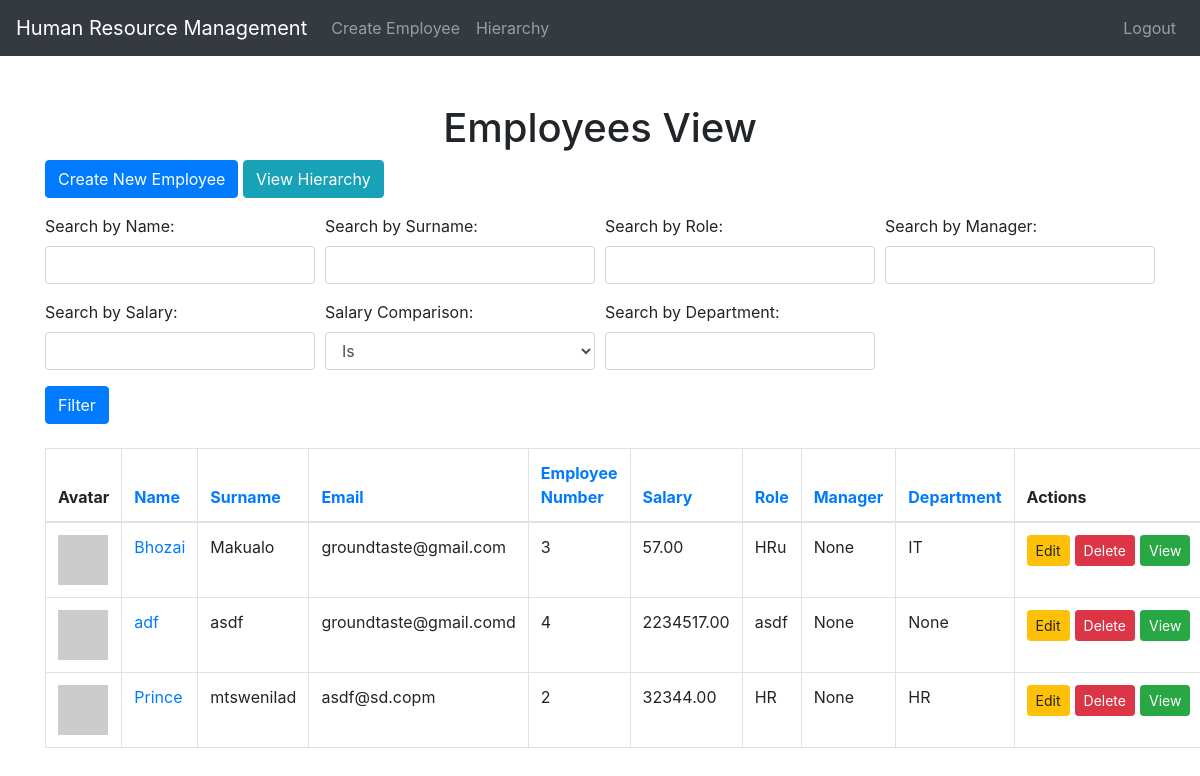
Screenshot of /employees/ (signed in) with the database file from the repository.
### employees/models.py (models this page shows, shortened)
class Employee(models.Model):
    GENDER_CHOICES = (
        ('M', 'Male'),
        ('F', 'Female'),
        ('O', 'Other'),
    )
    name = models.CharField(max_length=100)
    surname = models.CharField(max_length=100)
    email = models.EmailField(unique=True)
    birth_date = models.DateField()
    employee_number = models.IntegerField(unique=True)
    salary = models.DecimalField(max_digits=10, decimal_places=2)
    role = models.CharField(max_length=100)
    manager = models.ForeignKey('self', on_delete=models.SET_NULL, null=True, blank=True, related_name='subordinates')
    gender = models.CharField(max_length=1, choices=GENDER_CHOICES, default='O')
    department = models.ForeignKey(Department, on_delete=models.SET_NULL, null=True, blank=True)  # Added here
    def get_gravatar_url(self):
        email = self.email.strip().lower()
        gravatar_hash = hashlib.sha256(email.encode('utf-8')).hexdigest()
        return f"https://www.gravatar.com/avatar/{gravatar_hash}"
    class Meta:
        ordering = ['surname', 'name']

class Department(models.Model):
    name = models.CharField(max_length=100, unique=True)
    class Meta:
        ordering = ['name']

### employees/views.py (the view, shortened to what this page needs)
# urls.py: path('', views.employee_list, name='employee_list'),
@login_required
def employee_list(request):
    employees = Employee.objects.all()
    sort_by = request.GET.get('sort_by', 'surname')
    employees = employees.order_by(sort_by)
    search_name = request.GET.get('search_name', '')
    search_surname = request.GET.get('search_surname', '')
    search_employee_number = request.GET.get('search_employee_number', '')
    search_salary = request.GET.get('search_salary', '')
    salary_filter = request.GET.get('salary_filter', '')
    search_role = request.GET.get('search_role', '')
    search_manager = request.GET.get('search_manager', '')
    search_department = request.GET.get('search_department', '')
    if search_department:
        employees = employees.filter(department__name__icontains=search_department)
    if search_name:
        employees = employees.filter(name__icontains=search_name)
    if search_surname:
        employees = employees.filter(surname__icontains=search_surname)
    if search_employee_number:
        employees = employees.filter(employee_number__icontains=search_employee_number)
    if search_role:
        employees = employees.filter(role__icontains=search_role)
    if search_manager:
        employees = employees.filter(manager__name__icontains=search_manager)
    return render(request, 'employees/employee_list.html', {
        'employees': employees,
        'search_department': search_department,
        'search_name': search_name,
        'search_surname': search_surname,
        'search_employee_number': search_employee_number,
        'search_salary': search_salary,
        'salary_filter': salary_filter,
        'search_role': search_role,
        'search_manager': search_manager,
        'sort_by': sort_by,
    })

### employees/templates/employees/employee_list.html (shortened to what this page needs)
<!DOCTYPE html>
<html lang="en">
<head>
    <link rel="stylesheet" href="https://maxcdn.bootstrapcdn.com/bootstrap/4.5.2/css/bootstrap.min.css">
</head>
<body>
<nav class="navbar navbar-expand-lg navbar-dark bg-dark">
    <a class="navbar-brand" href="{% url 'employee_list' %}">Human Resource Management</a>
    <div class="collapse navbar-collapse" id="navbarNav">
        <ul class="navbar-nav">
            <li class="nav-item">
                <a class="nav-link" href="{% url 'create_employee' %}">Create Employee</a>
            </li>
            <li class="nav-item">
                <a class="nav-link" href="{% url 'employee_hierarchy' %}">Hierarchy</a>
            </li>
        </ul>
        <ul class="navbar-nav ml-auto">
            <li class="nav-item">
                <a class="nav-link" href="{% url 'logout' %}">Logout</a>
            </li>
        </ul>
    </div>
</nav>
<div class="container mt-5">
    <h1 class="text-center">Employees View</h1>
    <a href="{% url 'create_employee' %}" class="btn btn-primary mb-3">Create New Employee</a>
    <a href="{% url 'employee_hierarchy' %}" class="btn btn-info mb-3">View Hierarchy</a>
    <form method="get" class="mb-4">
        <div class="form-row">
            <div class="form-group col-md-3">
                <label for="search_name">Search by Name:</label>
                <input type="text" class="form-control" name="search_name" value="{{ search_name }}">
            </div>
            <div class="form-group col-md-3">
                <label for="search_surname">Search by Surname:</label>
                <input type="text" class="form-control" name="search_surname" value="{{ search_surname }}">
            </div>
            <div class="form-group col-md-3">
                <label for="search_role">Search by Role:</label>
                <input type="text" class="form-control" name="search_role" value="{{ search_role }}">
            </div>
            <div class="form-group col-md-3">
                <label for="search_manager">Search by Manager:</label>
                <input type="text" class="form-control" name="search_manager" value="{{ search_manager }}">
            </div>
        </div>
        <div class="form-row">
            <div class="form-group col-md-3">
                <label for="search_salary">Search by Salary:</label>
                <input type="number" class="form-control" name="search_salary" value="{{ search_salary }}">
            </div>
            <div class="form-group col-md-3">
                <label for="salary_filter">Salary Comparison:</label>
                <select class="form-control" name="salary_filter">
                    <option value="" {% if not salary_filter %}selected{% endif %}>Is</option>
                </select>
            </div>
            <div class="form-group col-md-3">
                <label for="search_department">Search by Department:</label>
                <input type="text" class="form-control" name="search_department" value="{{ search_department }}">
            </div>
        </div>
        <button type="submit" class="btn btn-primary">Filter</button>
    </form>
    <table class="table table-bordered">
        <thead>
            <tr>
                <th>Avatar</th>
                <th><a href="?sort_by=name">Name</a></th>
                <th><a href="?sort_by=surname">Surname</a></th>
                <th><a href="?sort_by=email">Email</a></th>
                <th><a href="?sort_by=employee_number">Employee Number</a></th>
                <th><a href="?sort_by=salary">Salary</a></th>
                <th><a href="?sort_by=role">Role</a></th>
                <th><a href="?sort_by=manager">Manager</a></th>
                <th><a href="?sort_by=department__name">Department</a></th>
                <th>Actions</th>
            </tr>
        </thead>
        <tbody>
            {% for employee in employees %}
            <tr>
                <td><img src="{{ employee.get_gravatar_url }}" alt="Gravatar" class="img-fluid" width="50" height="50"></td>
                <td><a href="{% url 'employee_detail' employee.pk %}">{{ employee.name }}</a></td>
                <td>{{ employee.surname }}</td>
                <td>{{ employee.email }}</td>
                <td>{{ employee.employee_number }}</td>
                <td>{{ employee.salary }}</td>
                <td>{{ employee.role }}</td>
                <td>{% if employee.manager %}{{ employee.manager.name }}{% else %}None{% endif %}</td>
                <td>{% if employee.department %}{{ employee.department.name }}{% else %}None{% endif %}</td>
                <td class="actions-cell">
                    <div class="actions-btn-group">
                        <a href="{% url 'edit_employee' employee.pk %}" class="btn btn-warning btn-sm">Edit</a>
                        <a href="{% url 'delete_employee' employee.pk %}" class="btn btn-danger btn-sm">Delete</a>
                        <a href="{% url 'employee_detail' employee.pk %}" class="btn btn-success btn-sm">View</a>
                    </div>
                </td>
            </tr>
            {% endfor %}
        </tbody>
    </table>
</div>
</body>
</html>

### employees/templates/employees/employee_list.html (style rules this page uses)
.actions-btn-group .btn { margin-right: 5px; }
.actions-btn-group { display: flex; flex-wrap: nowrap; justify-content: flex-start; }
td.actions-cell { white-space: nowrap; min-width: 200px; }

### rows the page displays
Employee: name "Bhozai", surname "Makualo", email "groundtaste@gmail.com", employee_number "3", salary "57.00", role "HRu", shows "None", department.name "IT"
Employee: name "adf", surname "asdf", email "groundtaste@gmail.comd", employee_number "4", salary "2234517.00", role "asdf", shows "None"
Employee: name "Prince", surname "mtsweniIad", email "asdf@sd.copm", employee_number "2", salary "32344.00", role "HR", shows "None", department.name "HR"
